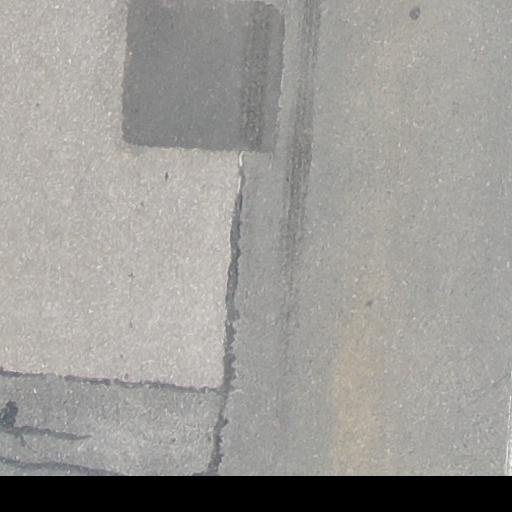
#> input picture driver_dashboard/data/citizen_reports/RS-CR-0001_raw.jpg, 512 x 512 px
$ python -i road_marking_suppressor.py   (imports and definitions only)
#> lines starting #> are read from the running program, lines starting #| are printed output that depends on the picture
"""
road_marking_suppressor.py
--------------------------
RoadSentinel: Lane Marking, Guardrail & Pavement Boundary Filter.

Prevents false-positive defect detections on:
- Painted double yellow centerlines
- Painted white dashed and solid lane lines
- High-contrast roadside guardrails and concrete barriers
- Perspective camera horizon and border artifacts
"""

from __future__ import annotations

import logging
from typing import Any, List, Optional, Tuple

import cv2
import numpy as np

log = logging.getLogger(__name__)


class RoadMarkingSuppressor:
    """Detects painted road markings, edge barriers, and suppresses them from defect maps."""

    def __init__(
        self,
        yellow_hue_range: Tuple[int, int] = (12, 38),
        yellow_sat_min: int = 55,
        yellow_val_min: int = 65,
        white_sat_max: int = 35,
        white_val_min: int = 130,
        dilation_kernel_size: int = 7,
    ) -> None:
        self.yellow_hue_range = yellow_hue_range
        self.yellow_sat_min = yellow_sat_min
        self.yellow_val_min = yellow_val_min
        self.white_sat_max = white_sat_max
        self.white_val_min = white_val_min
        self.dilation_kernel_size = dilation_kernel_size

    def get_marking_mask(self, rgb: np.ndarray) -> np.ndarray:
        """
        Returns a boolean mask of shape (H, W) where True indicates
        painted road markings (yellow or white) and roadside barriers.
        """
        h, w = rgb.shape[:2]
#> h = 512; w = 512
        hsv = cv2.cvtColor(rgb, cv2.COLOR_RGB2HSV)
#> hsv: shape (512, 512, 3); mean H, S, V 22.6, 8.4, 155.3
        h_chan = hsv[:, :, 0]
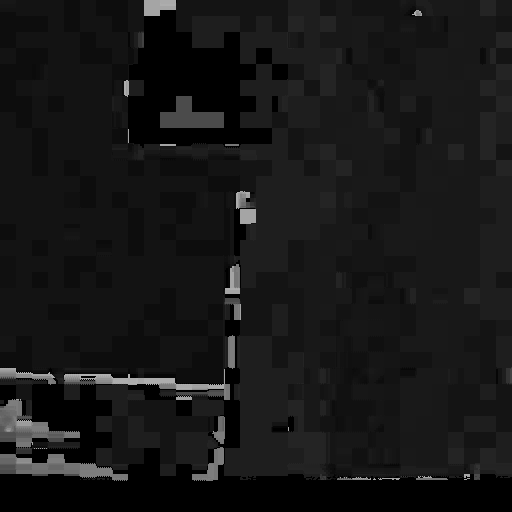
#> h_chan: shape (512, 512); min 0, max 177, mean 22.6
        s_chan = hsv[:, :, 1]
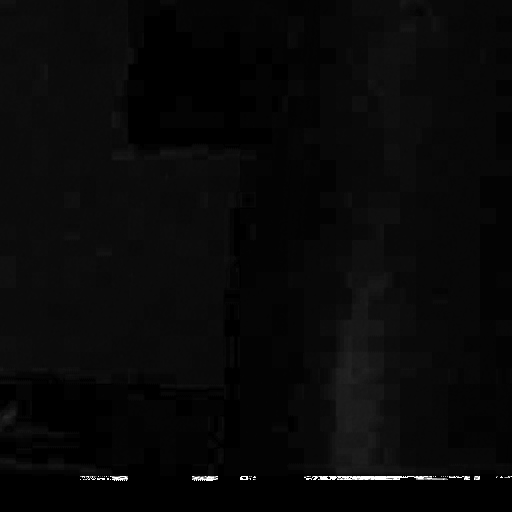
#> s_chan: shape (512, 512); min 0, max 255, mean 8.4
        v_chan = hsv[:, :, 2]

        # 1. Yellow painted lines (tight hue + saturation)
        y_low, y_high = self.yellow_hue_range
        raw_yellow = (
            (h_chan >= y_low)
            & (h_chan <= y_high)
            & (s_chan >= max(60, self.yellow_sat_min))
            & (v_chan >= max(70, self.yellow_val_min))
        )
#> raw_yellow: shape (512, 512) bool; every value is 0

        # 2. White painted lines (high brightness, low saturation)
        road_v_median = float(np.median(v_chan))
#> road_v_median = 167
        white_thresh = max(135, int(road_v_median + 40))
#> white_thresh = 207
        raw_white = (s_chan <= self.white_sat_max) & (v_chan >= white_thresh)
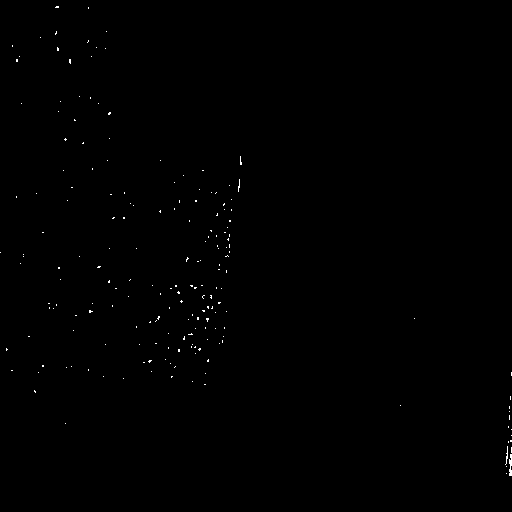
#> raw_white: shape (512, 512) bool; 0.22% white in thin lines or dots

        # Filter: only keep genuine continuous painted stripes (elongated or substantial linear structure)
        # Never mask individual gravel aggregate pebbles!
        clean_mask = np.zeros((h, w), dtype=bool)

        # Process yellow stripes
        nb_y, labels_y, stats_y, _ = cv2.connectedComponentsWithStats(raw_yellow.astype(np.uint8), connectivity=8)
#> labels_y: shape (512, 512) int32; every value is 0
#> nb_y = 1; stats_y = [[0, 0, 512, 512, 262144]]
        for i in range(1, nb_y):
            area = stats_y[i, cv2.CC_STAT_AREA]
            bw = stats_y[i, cv2.CC_STAT_WIDTH]
            bh = stats_y[i, cv2.CC_STAT_HEIGHT]
            aspect = max(bw, bh) / max(1, min(bw, bh))
            if area >= 120 and (aspect >= 2.2 or max(bw, bh) >= 35):
                clean_mask[labels_y == i] = True

        # Process white stripes
        nb_w, labels_w, stats_w, _ = cv2.connectedComponentsWithStats(raw_white.astype(np.uint8), connectivity=8)
#> labels_w: shape (512, 512) int32; 193 distinct labels, from 0 to 192
#> nb_w = 193; stats_w = 193 rows, first 6: [0, 0, 512, 512, 261570], [55, 6, 4, 2, 7], [88, 7, 1, 2, 2], [55, 31, 2, 4, 5], [106, 31, 1, 1, 1], [40, 37, 1, 1, 1]
        for i in range(1, nb_w):
            area = stats_w[i, cv2.CC_STAT_AREA]
            bw = stats_w[i, cv2.CC_STAT_WIDTH]
            bh = stats_w[i, cv2.CC_STAT_HEIGHT]
            aspect = max(bw, bh) / max(1, min(bw, bh))
            if area >= 60 and (aspect >= 2.0 or max(bw, bh) >= 30):
                clean_mask[labels_w == i] = True
#> this loop made 192 passes
#> (area, bw, bh, aspect) on passes 1 to 3: (7, 4, 2, 2), (2, 1, 2, 2), (5, 2, 4, 2)

        # Dilate minimally (3x3 kernel) to tightly envelope painted line edges
        kernel = cv2.getStructuringElement(cv2.MORPH_RECT, (5, 5))
        dilated = cv2.dilate(clean_mask.astype(np.uint8), kernel, iterations=1).astype(bool)

        return dilated

    # [101 lines left out: functions is_marking_candidate, filter_candidate_regions, not called in this run]

>>> import cv2
>>> picture = cv2.cvtColor(cv2.imread('../../driver_dashboard/data/citizen_reports/RS-CR-0001_raw.jpg'), cv2.COLOR_BGR2RGB)
>>> result = RoadMarkingSuppressor().get_marking_mask(picture)
